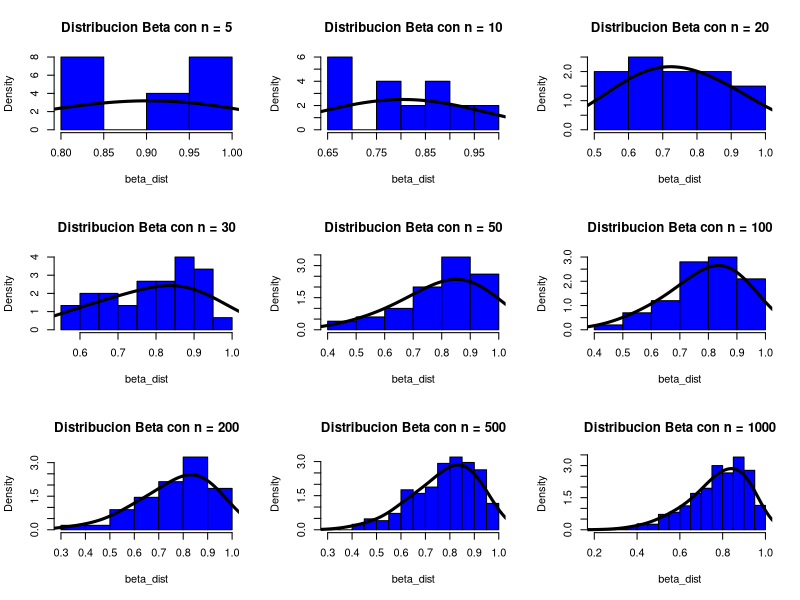
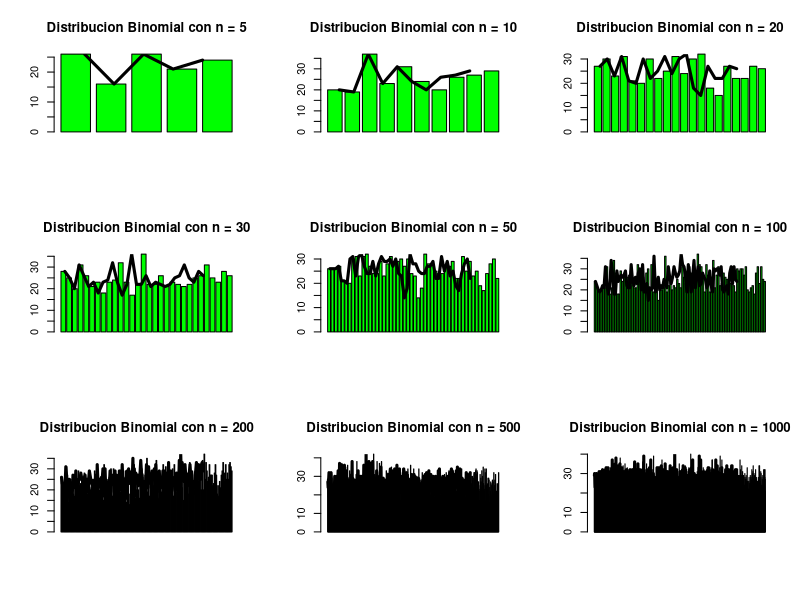
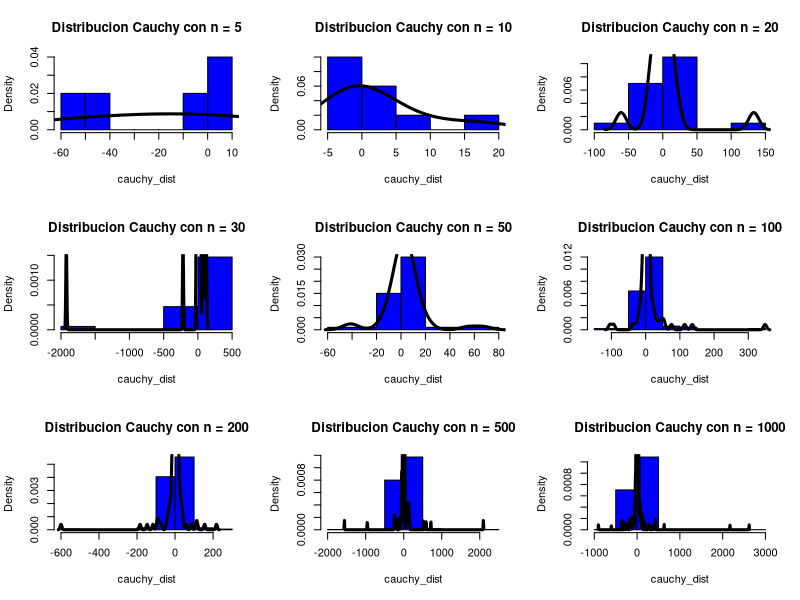
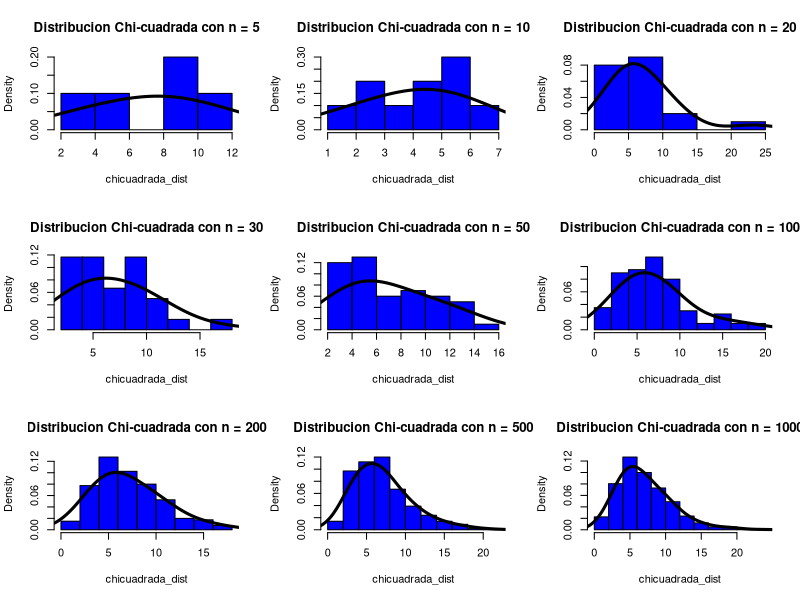
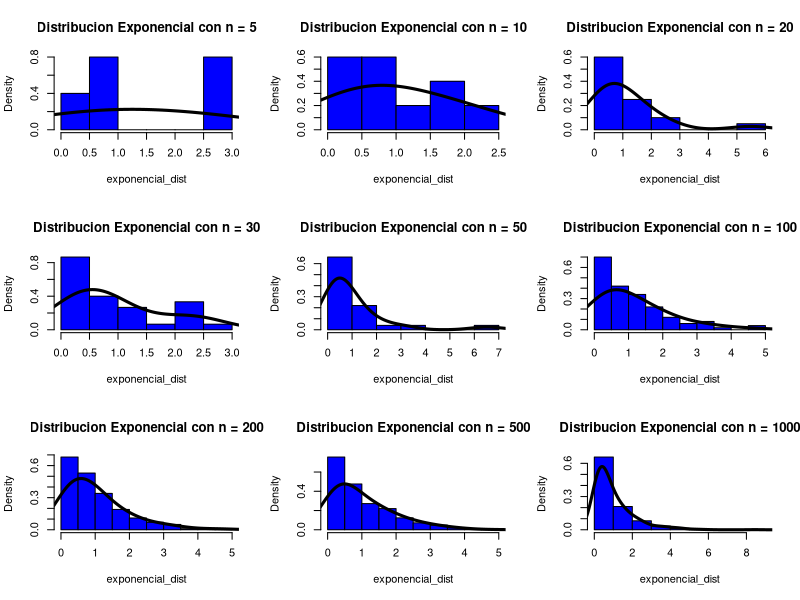
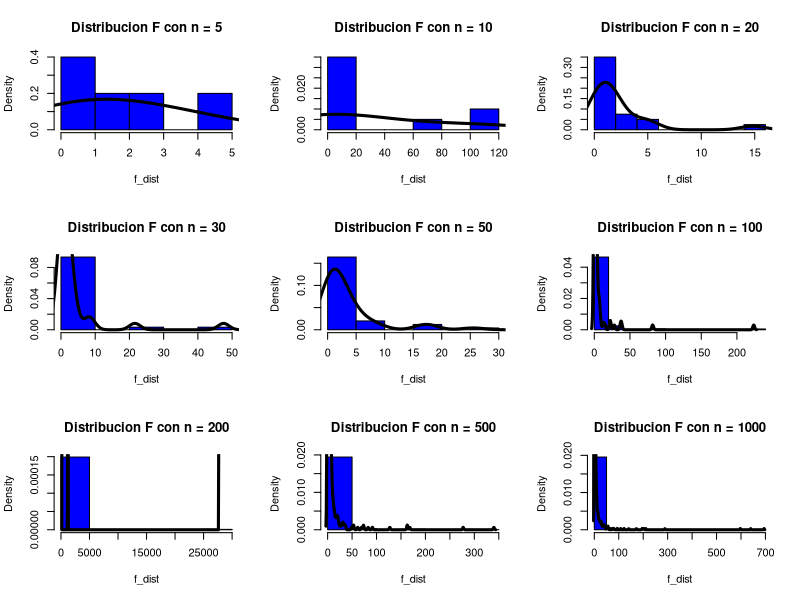
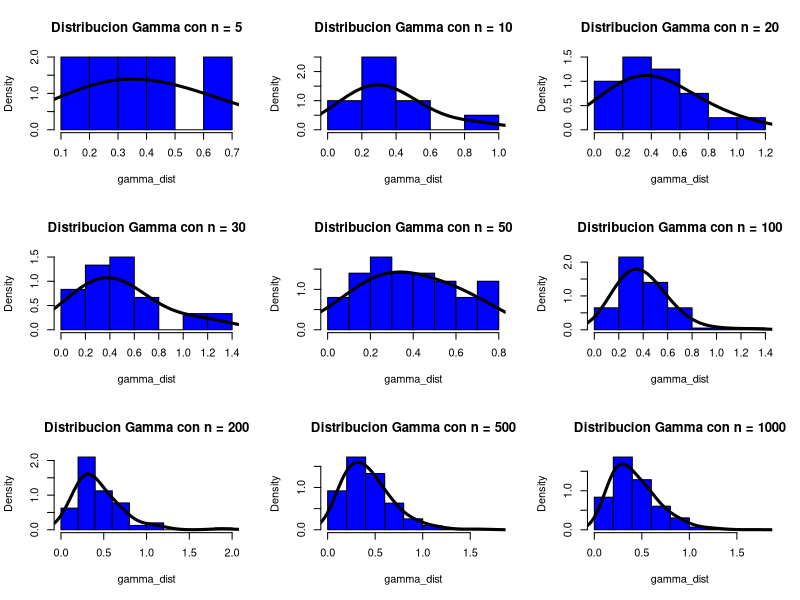
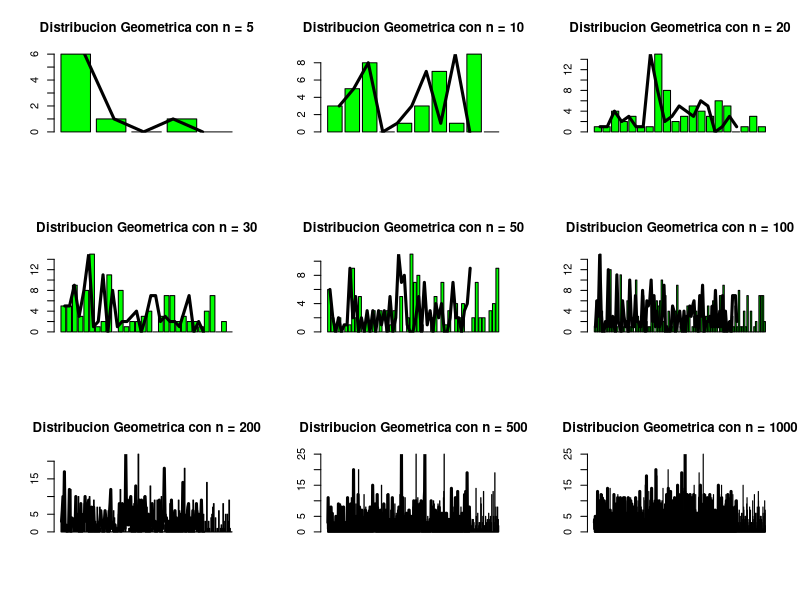

Reproduce these figures in R, in order.
# Practica 03
# Equipo:
#     - Chaires, Karina
#     - Iniguez, Freddy


# ------------- VARIABLES ------------- #
par(mfrow = c(3,3))

media = 47.3
desviacion_estandar = 9.3


# ------------- DISTRIBUCIONES ------------- #
# BETA (C)
for(n in c(5, 10, 20, 30, 50, 100, 200, 500, 1000)){
  beta_dist <- rbeta(n, shape1=7, shape2=2)
  beta_dist_title <- paste("Distribucion Beta con n =", n, sep=" ", collapse=" ")
  hist(beta_dist, probability=TRUE, main=beta_dist_title, col="blue")
  lines(density(beta_dist, adjust=2), col="black", lwd=3)
}

# BINOMIAL (D)
for(n in c(5, 10, 20, 30, 50, 100, 200, 500, 1000)){
  binomial_dist <- rbinom(n, size=100, prob=0.25)
  binomial_dist_title <- paste("Distribucion Binomial con n =", n, sep=" ", collapse=" ")
  barplot(binomial_dist, main=binomial_dist_title, col="green")
  lines(binomial_dist, col="black", lwd=3)
}

# CAUCHY (C)
for(n in c(5, 10, 20, 30, 50, 100, 200, 500, 1000)){
  cauchy_dist <- rcauchy(n, location=2, scale=5)
  cauchy_dist_title <- paste("Distribucion Cauchy con n =", n, sep=" ", collapse=" ")
  hist(cauchy_dist, probability=TRUE, main=cauchy_dist_title, col="blue")
  lines(density(cauchy_dist, adjust=2), col="black", lwd=3)
}

# CHI-CUADRADA (C)
for(n in c(5, 10, 20, 30, 50, 100, 200, 500, 1000)){
  chicuadrada_dist <- rchisq(n, df=7)
  chicuadrada_dist_title <- paste("Distribucion Chi-cuadrada con n =", n, sep=" ", collapse=" ")
  hist(chicuadrada_dist, probability=TRUE, main=chicuadrada_dist_title, col="blue")
  lines(density(chicuadrada_dist, adjust=2), col="black", lwd=3)
}

# EXPONENCIAL (C)
for(n in c(5, 10, 20, 30, 50, 100, 200, 500, 1000)){
  exponencial_dist <- rexp(n, rate=1)
  exponencial_dist_title <- paste("Distribucion Exponencial con n =", n, sep=" ", collapse=" ")
  hist(exponencial_dist, probability=TRUE, main=exponencial_dist_title, col="blue")
  lines(density(exponencial_dist, adjust=2), col="black", lwd=3)
}

# F (C)
for(n in c(5, 10, 20, 30, 50, 100, 200, 500, 1000)){
  f_dist <- rf(n, df1=5, df2=2)
  f_dist_title <- paste("Distribucion F con n =", n, sep=" ", collapse=" ")
  hist(f_dist, probability=TRUE, main=f_dist_title, col="blue")
  lines(density(f_dist, adjust=2), col="black", lwd=3)
}

# GAMMA (C)
for(n in c(5, 10, 20, 30, 50, 100, 200, 500, 1000)){
  gamma_dist <- rgamma(n, shape=3, rate=7)
  gamma_dist_title <- paste("Distribucion Gamma con n =", n, sep=" ", collapse=" ")
  hist(gamma_dist, probability=TRUE, main=gamma_dist_title, col="blue")
  lines(density(gamma_dist, adjust=2), col="black", lwd=3)
}

# GEOMETRICA (D)
for(n in c(5, 10, 20, 30, 50, 100, 200, 500, 1000)){
  geometrica_dist <- rgeom(n, prob=0.25)
  geometrica_dist_title <- paste("Distribucion Geometrica con n =", n, sep=" ", collapse=" ")
  barplot(geometrica_dist, main=geometrica_dist_title, col="green")
  lines(geometrica_dist, col="black", lwd=3)
}

# HIPERGEOMETRICA (D)
# Grafico de barras, color verde
for(n in c(5, 10, 20, 30, 50, 100, 200, 500, 1000)){
  hypergeometrica_dist <- rhyper(nn=n, m=10, n=5, k=3)
  hypergeometrica_dist_title <- paste("Distribucion Hipergeometrica con n =", n, sep=" ", collapse=" ")
  barplot(hypergeometrica_dist, main=hypergeometrica_dist_title, col="green")
  lines(hypergeometrica_dist, col="black", lwd=3)
}

# LOGISTICA (C)
for(n in c(5, 10, 20, 30, 50, 100, 200, 500, 1000)){
  logistica_dist <- rlogis(n, location=2, scale=5)
  logistica_dist_title <- paste("Distribucion Logistica con n =", n, sep=" ", collapse=" ")
  hist(logistica_dist, probability=TRUE, main=logistica_dist_title, col="blue")
  lines(density(logistica_dist, adjust=2), col="black", lwd=3)
}

# LOGNORMAL (C)
for(n in c(5, 10, 20, 30, 50, 100, 200, 500, 1000)){
  lognormal_dist <- rlnorm(n, meanlog=0, sdlog=1)
  lognormal_dist_title <- paste("Distribucion Lognormal con n =", n, sep=" ", collapse=" ")
  hist(lognormal_dist, probability=TRUE, main=lognormal_dist_title, col="blue")
  lines(density(lognormal_dist, adjust=2), col="black", lwd=3)
}

# BINOMIAL NEGATIVA (D)
for(n in c(5, 10, 20, 30, 50, 100, 200, 500, 1000)){
  binomialneg_dist <- rnbinom(n, size=100, prob=0.25)
  binomialneg_dist_title <- paste("Distribucion Binomial Negativa con n =", n, sep=" ", collapse=" ")
  barplot(binomialneg_dist, main=binomialneg_dist_title, col="green")
  lines(binomialneg_dist, col="black", lwd=3)
}

# NORMAL (C)
for(n in c(5, 10, 20, 30, 50, 100, 200, 500, 1000)){
  normal_dist <- rnorm(n, mean=media, sd=desviacion_estandar)
  normal_dist_title <- paste("Distribucion normal con n =", n, sep=" ", collapse=" ")
  hist(normal_dist, probability=TRUE, main=normal_dist_title, col="blue")
  lines(density(normal_dist, adjust=2), col="black", lwd=3)
}

# t-STUDENT (C)
for(n in c(5, 10, 20, 30, 50, 100, 200, 500, 1000)){
  tstudent_dist <- rt(n, df=7)
  tstudent_dist_title <- paste("Distribucion t-Student con n =", n, sep=" ", collapse=" ")
  hist(tstudent_dist, probability=TRUE, main=tstudent_dist_title, col="blue")
  lines(density(tstudent_dist, adjust=2), col="black", lwd=3)
}

# UNIFORME (C)
for(n in c(5, 10, 20, 30, 50, 100, 200, 500, 1000)){
  uniform_dist <- runif(n, min=0, max=10)
  uniform_dist_title <- paste("Distribucion uniforme con n =", n, sep=" ", collapse=" ")
  hist(uniform_dist, probability=TRUE, main=uniform_dist_title, col="blue")
  lines(density(uniform_dist, adjust=2), col="black", lwd=3)
}

# WEIBULL (C)
for(n in c(5, 10, 20, 30, 50, 100, 200, 500, 1000)){
  weibull_dist <- rweibull(n, shape=9, scale=2)
  weibull_dist_title <- paste("Distribucion Weibull con n =", n, sep=" ", collapse=" ")
  hist(weibull_dist, probability=TRUE, main=weibull_dist_title, col="blue")
  lines(density(weibull_dist, adjust=2), col="black", lwd=3)
}

# POISSON (D)
for(n in c(5, 10, 20, 30, 50, 100, 200, 500, 1000)){
  poisson_dist <- rpois(n, lambda=12)
  poisson_dist_title <- paste("Distribucion Poisson con n =", n, sep=" ", collapse=" ")
  barplot(poisson_dist, main=poisson_dist_title, col="green")
  lines(poisson_dist, col="black", lwd=3)
}

# Para todas las opciones graficas (como botones para guardar, imprimir, simular, cajas
# de seleccion, etc) es posible utilizar el framework Shiny, el cual permite conectar
# aplicaciones HTML con R.
# El siguiente es un ejemplo de implementacion con Shiny.
options(browser="/usr/bin/open -a 'Google Chrome'")
browseURL("https://freddyiniguez.shinyapps.io/03_practice/")
